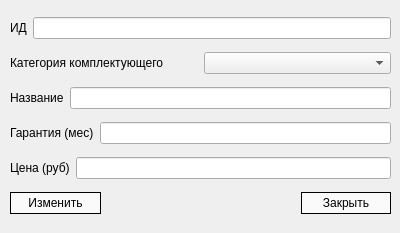
<?xml version="1.0" encoding="UTF-8"?>
<ui version="4.0">
 <class>SetComponentDialog</class>
 <widget class="QDialog" name="SetComponentDialog">
  <property name="geometry">
   <rect>
    <x>0</x>
    <y>0</y>
    <width>400</width>
    <height>233</height>
   </rect>
  </property>
  <property name="windowTitle">
   <string>Dialog</string>
  </property>
  <widget class="QWidget" name="verticalLayoutWidget">
   <property name="geometry">
    <rect>
     <x>10</x>
     <y>10</y>
     <width>381</width>
     <height>211</height>
    </rect>
   </property>
   <layout class="QVBoxLayout" name="verticalLayout">
    <item>
     <layout class="QHBoxLayout" name="horizontalLayout_3">
      <item>
       <widget class="QLabel" name="label_5">
        <property name="text">
         <string>ИД</string>
        </property>
       </widget>
      </item>
      <item>
       <widget class="QLineEdit" name="inputId"/>
      </item>
     </layout>
    </item>
    <item>
     <layout class="QHBoxLayout" name="horizontalLayout">
      <item>
       <widget class="QLabel" name="label">
        <property name="text">
         <string>Категория комплектующего</string>
        </property>
       </widget>
      </item>
      <item>
       <widget class="QComboBox" name="comboTypeName"/>
      </item>
     </layout>
    </item>
    <item>
     <layout class="QHBoxLayout" name="horizontalLayout_4">
      <item>
       <widget class="QLabel" name="label_2">
        <property name="text">
         <string>Название</string>
        </property>
       </widget>
      </item>
      <item>
       <widget class="QLineEdit" name="inputName"/>
      </item>
     </layout>
    </item>
    <item>
     <layout class="QHBoxLayout" name="horizontalLayout_5">
      <item>
       <widget class="QLabel" name="label_3">
        <property name="text">
         <string>Гарантия (мес)</string>
        </property>
       </widget>
      </item>
      <item>
       <widget class="QLineEdit" name="inputWarranty"/>
      </item>
     </layout>
    </item>
    <item>
     <layout class="QHBoxLayout" name="horizontalLayout_6">
      <item>
       <widget class="QLabel" name="label_4">
        <property name="text">
         <string>Цена (руб)</string>
        </property>
       </widget>
      </item>
      <item>
       <widget class="QLineEdit" name="inputPrice"/>
      </item>
     </layout>
    </item>
    <item>
     <layout class="QHBoxLayout" name="horizontalLayout_2" stretch="0,0">
      <property name="spacing">
       <number>200</number>
      </property>
      <item>
       <widget class="QPushButton" name="buttonSetComponent">
        <property name="styleSheet">
         <string notr="true">QPushButton
{
background-color: rgb(250, 250, 250);
border: 1px solid black;
padding: 3px;
}

QPushButton:pressed
{
background-color: rgb(240, 240, 240);
}

QPushButton:hover:!pressed
{
background-color: rgb(240, 240, 240);
}</string>
        </property>
        <property name="text">
         <string>Изменить</string>
        </property>
       </widget>
      </item>
      <item>
       <widget class="QPushButton" name="buttonCloseDialog">
        <property name="styleSheet">
         <string notr="true">QPushButton
{
background-color: rgb(250, 250, 250);
border: 1px solid black;
padding: 3px;
}

QPushButton:pressed
{
background-color: rgb(240, 240, 240);
}

QPushButton:hover:!pressed
{
background-color: rgb(240, 240, 240);
}</string>
        </property>
        <property name="text">
         <string>Закрыть</string>
        </property>
       </widget>
      </item>
     </layout>
    </item>
   </layout>
  </widget>
 </widget>
 <resources/>
 <connections>
  <connection>
   <sender>buttonCloseDialog</sender>
   <signal>clicked()</signal>
   <receiver>SetComponentDialog</receiver>
   <slot>close()</slot>
   <hints>
    <hint type="sourcelabel">
     <x>296</x>
     <y>204</y>
    </hint>
    <hint type="destinationlabel">
     <x>199</x>
     <y>119</y>
    </hint>
   </hints>
  </connection>
 </connections>
</ui>
